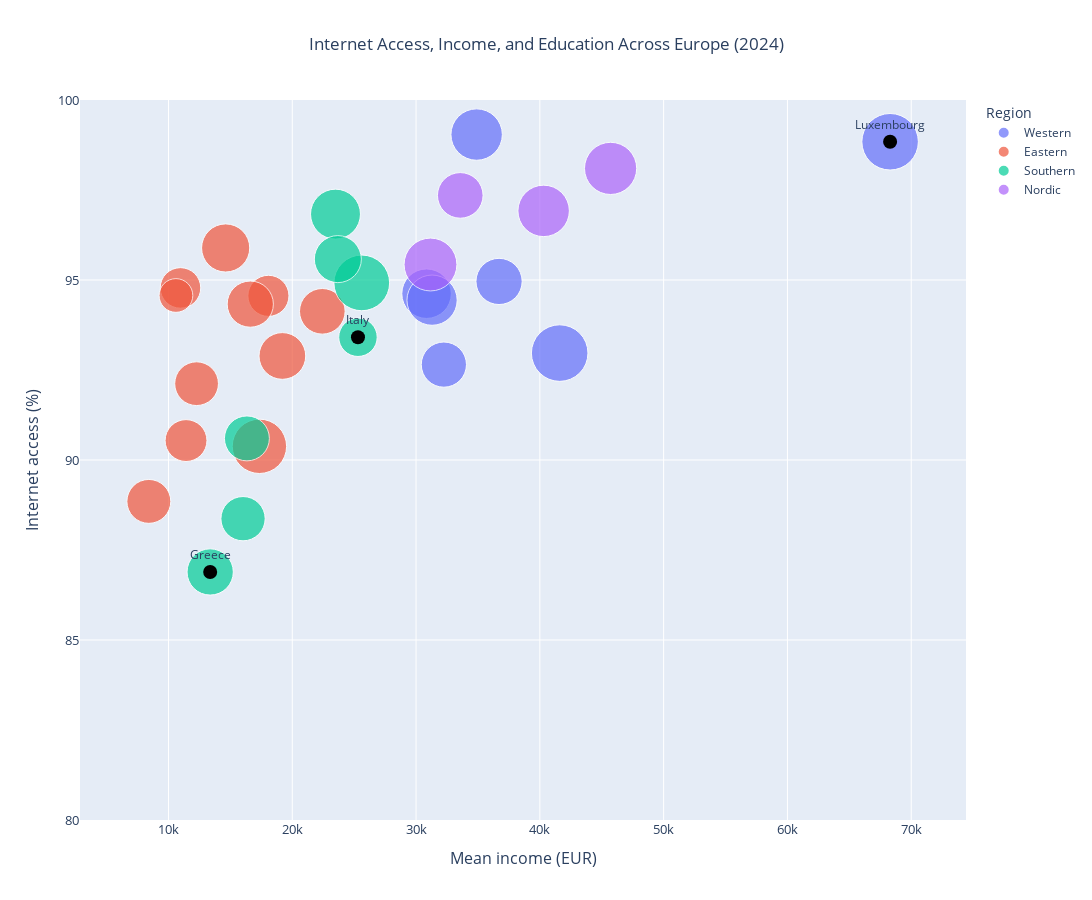

Notebook code cell kept with this figure:
### Code cell
highlight = ["Luxembourg", "Italy", "Greece"]

highlight_df = master_clean[
    master_clean["country"].isin(highlight)
]

fig.add_scatter(
    x=highlight_df["mean_income_eur"],
    y=highlight_df["internet_access_pct"],
    mode="markers+text",
    text=highlight_df["country"],
    textposition="top center",
    marker=dict(size=14, color="black"),
    showlegend=False
)

fig.show()

### Figure 1 — Plotly figure (JSON) as saved in the notebook; plotly's stock layout.template omitted (floating-point values rounded to 4 significant figures)
{"data": [{"hovertemplate": "<b>%{hovertext}</b><br><br>Region=Western<br>Mean income (EUR)=%{x}<br>Internet access (%)=%{y}<br>Tertiary education (%)=%{marker.size}<extra></extra>", "hovertext": ["Austria", "Belgium", "Germany", "France", "Ireland", "Luxembourg", "Netherlands"], "legendgroup": "Western", "marker": {"color": "#636efa", "size": [44.3, 50.9, 42.4, 52.4, 66.4, 66.3, 54.8], "sizemode": "area", "sizeref": 0.0415, "symbol": "circle"}, "mode": "markers", "name": "Western", "orientation": "v", "showlegend": true, "type": "scatter", "x": [36700.0, 30850.0, 32250.0, 31290.0, 41600.0, 68290.0, 34890.0], "xaxis": "x", "y": [94.96, 94.62, 92.65, 94.44, 92.97, 98.84, 99.04], "yaxis": "y"}, {"hovertemplate": "<b>%{hovertext}</b><br><br>Region=Eastern<br>Mean income (EUR)=%{x}<br>Internet access (%)=%{y}<br>Tertiary education (%)=%{marker.size}<extra></extra>", "hovertext": ["Bulgaria", "Czechia", "Estonia", "Hungary", "Lithuania", "Latvia", "Poland", "Romania", "Serbia", "Slovenia", "Slovakia"], "legendgroup": "Eastern", "marker": {"color": "#EF553B", "size": [39.7, 35.0, 45.3, 34.1, 61.3, 44.3, 48.1, 23.6, 40.0, 43.2, 36.4], "sizemode": "area", "sizeref": 0.0415, "symbol": "circle"}, "mode": "markers", "name": "Eastern", "orientation": "v", "showlegend": true, "type": "scatter", "x": [12270.0, 18080.0, 19200.0, 10970.0, 17350.0, 16610.0, 14620.0, 10600.0, 8415.0, 22430.0, 11420.0], "xaxis": "x", "y": [92.12, 94.56, 92.89, 94.78, 90.38, 94.33, 95.89, 94.57, 88.85, 94.13, 90.54], "yaxis": "y"}, {"hovertemplate": "<b>%{hovertext}</b><br><br>Region=Southern<br>Mean income (EUR)=%{x}<br>Internet access (%)=%{y}<br>Tertiary education (%)=%{marker.size}<extra></extra>", "hovertext": ["Cyprus", "Greece", "Spain", "Croatia", "Italy", "Malta", "Portugal"], "legendgroup": "Southern", "marker": {"color": "#00cc96", "size": [64.4, 44.4, 51.7, 40.7, 30.7, 45.9, 41.9], "sizemode": "area", "sizeref": 0.0415, "symbol": "circle"}, "mode": "markers", "name": "Southern", "orientation": "v", "showlegend": true, "type": "scatter", "x": [25610.0, 13370.0, 23490.0, 16020.0, 25310.0, 23680.0, 16340.0], "xaxis": "x", "y": [94.92, 86.89, 96.83, 88.37, 93.41, 95.58, 90.6], "yaxis": "y"}, {"hovertemplate": "<b>%{hovertext}</b><br><br>Region=Nordic<br>Mean income (EUR)=%{x}<br>Internet access (%)=%{y}<br>Tertiary education (%)=%{marker.size}<extra></extra>", "hovertext": ["Denmark", "Finland", "Norway", "Sweden"], "legendgroup": "Nordic", "marker": {"color": "#ab63fa", "size": [54.9, 43.2, 56.5, 58.0], "sizemode": "area", "sizeref": 0.0415, "symbol": "circle"}, "mode": "markers", "name": "Nordic", "orientation": "v", "showlegend": true, "type": "scatter", "x": [40310.0, 33570.0, 45720.0, 31170.0], "xaxis": "x", "y": [96.92, 97.35, 98.1, 95.43], "yaxis": "y"}, {"marker": {"color": "black", "size": 14}, "mode": "markers+text", "showlegend": false, "text": ["Greece", "Italy", "Luxembourg"], "textposition": "top center", "type": "scatter", "x": [13370.0, 25310.0, 68290.0], "y": [86.89, 93.41, 98.84]}], "layout": {"height": 900, "legend": {"itemsizing": "constant", "title": {"text": "Region"}, "tracegroupgap": 0}, "title": {"text": "Internet Access, Income, and Education Across Europe (2024)", "x": 0.5}, "width": 1400, "xaxis": {"anchor": "y", "autorange": true, "domain": [0, 1], "range": [3446.0, 73680.0], "showgrid": true, "tickfont": {"size": 13}, "title": {"font": {"size": 16}, "text": "Mean income (EUR)"}, "type": "linear"}, "yaxis": {"anchor": "x", "domain": [0, 1], "range": [80, 100], "tickfont": {"size": 13}, "title": {"font": {"size": 16}, "text": "Internet access (%)"}, "type": "linear"}}}
